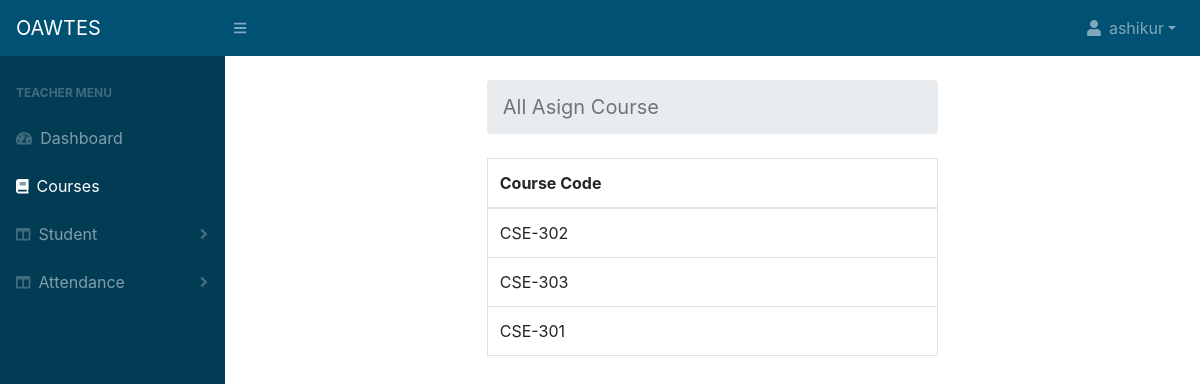
The app's page /teacher_all_courses.php (signed in) with its own data.
### tables this page shows
CREATE TABLE `courses_assign` (
  `id` int(10) NOT NULL,
  `teacher_id` varchar(255) NOT NULL,
  `course_code` varchar(255) NOT NULL,
  `entrydate` datetime NOT NULL
);

### teacher_all_courses.php (the view, shortened to what this page needs)
<!DOCTYPE html>
<html lang="en">
    <head>
       <?php require_once('cssfile.php'); ?>
    </head>
    <body class="sb-nav-fixed">
        <?php require_once('header.php'); ?>
        <div id="layoutSidenav">
            <div id="layoutSidenav_nav" >
                <?php require_once('left_ber.php'); ?>
            </div>
            <div id="layoutSidenav_content">
                <main>
                    <div class="container-fluid">
                        <div class="row">
                             <div class="col-6" style="margin: auto; ">
                        <ol class="breadcrumb mb-4">
                            <li class="breadcrumb-item active" style="font-size:20px;">All Asign Course</li>
                        </ol>
                                <table class="table table-hover table-bordered">
                              <thead>
                                <tr>
                                  <th>Course Code</th>
                                </tr>
                              </thead>
                              <tbody>
                                    <?php
            require_once('connection.php');
            $sql = "SELECT * FROM courses_assign WHERE teacher_id = '$username'";
            $query = mysqli_query($conn,$sql);
             while($row = mysqli_fetch_array($query, MYSQLI_ASSOC))
              {
              $coures_code_array = explode(',',$row['course_code']);
              $coures_code_array_size=count($coures_code_array);
              for($i=0;$i<$coures_code_array_size;$i++) {
                echo"<tr>
                                  <td>
                                  $coures_code_array[$i]
                                  </td>
                                </tr>";
              }
              }
             ?>
                              </tbody>
                            </table>
                            <br>
                            </div>
                        </div>
                    </div>
                </main>
            </div>
        </div>
    </body>
</html>

### records on screen
courses_assign: course_code "CSE-302", course_code "CSE-303", course_code "CSE-301"

### other values on screen
$username "ashikur"
$role "TEACHER"
